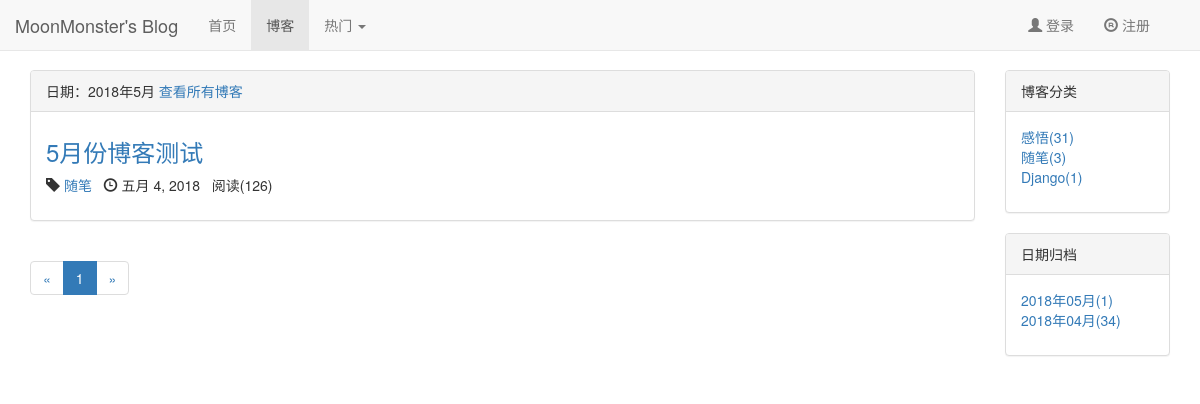
The app's page /blog/date/2018/5?page=2, older data.
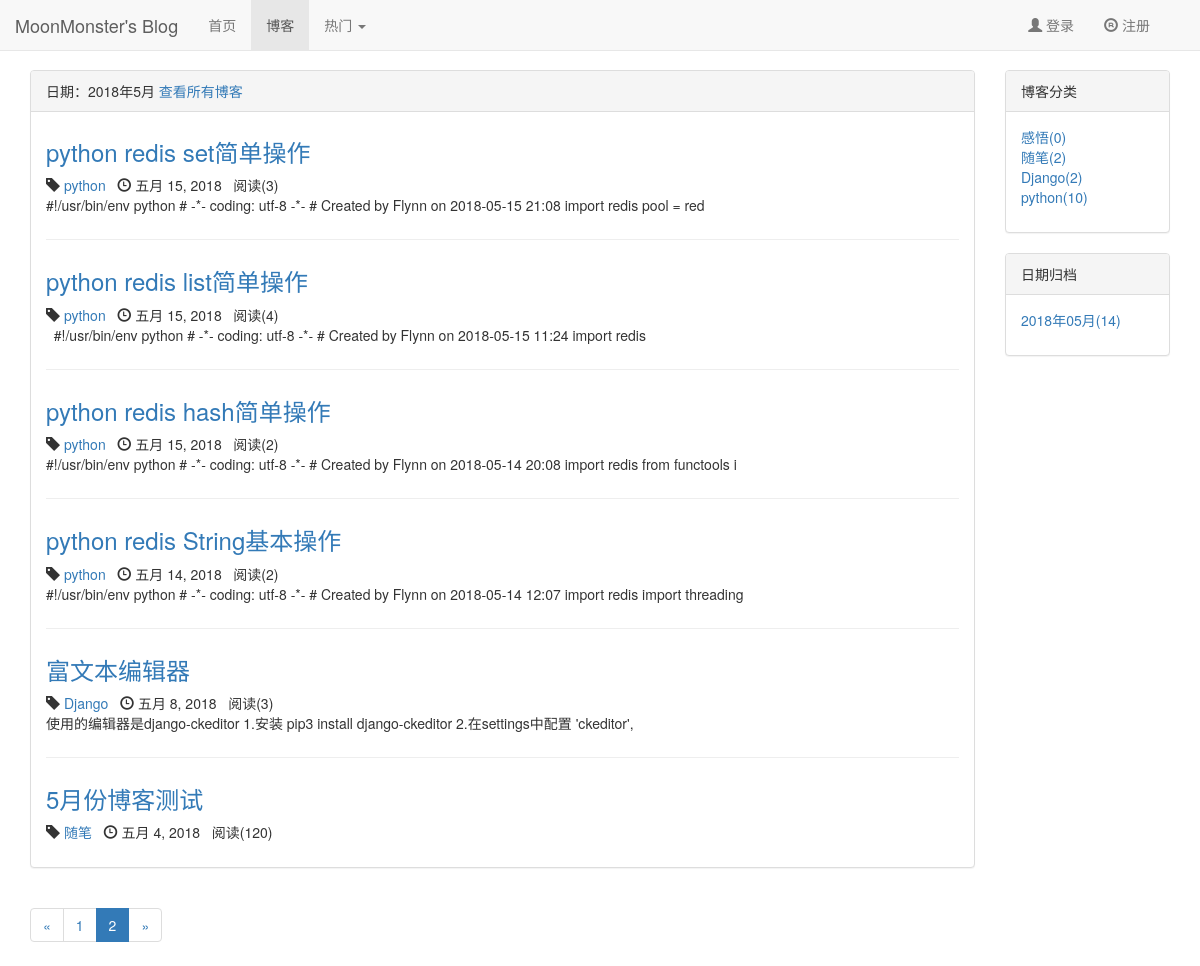
The same page, newer data.
### apps/blog/models.py (models this page shows, shortened)
class Blog(models.Model, ReadNumExpandMethod):
	title = models.CharField(max_length=50)
	content = RichTextUploadingField()
	author = models.ForeignKey(User, on_delete=models.DO_NOTHING)
	blog_type = models.ForeignKey(BlogType, on_delete=models.DO_NOTHING)
	created_time = models.DateTimeField(auto_now_add=True)
	last_update_time = models.DateTimeField(auto_now=True)
	read_details = GenericRelation(ReadDetail)
	class Meta:
		ordering = ['-created_time']

class BlogType(models.Model):
	type_name = models.CharField(max_length=50)

### apps/read_statistics/models.py (models this page shows)
class ReadNum(models.Model):
	read_num = models.IntegerField(default=0)
	content_type = models.ForeignKey(ContentType, on_delete=models.DO_NOTHING)
	object_id = models.PositiveIntegerField()
	content_object = GenericForeignKey('content_type', 'object_id')

### apps/blog/views.py (the view)
# urls.py: path('date/<int:year>/<int:month>', views.blogs_with_date, name='blogs_with_date'),
def blogs_with_date(request, year, month):
	blogs_all = Blog.objects.filter(created_time__year=year, created_time__month=month)
	context = blogs_common_data(request, blogs_all)
	context['blogs_with_date'] = '%s年%s月' % (year, month)
	return render(request, 'blog/blogs_with_date.html', context)

### apps/read_statistics/models.py (called while the page is built)
	def get_read_num(self):
		try:
			ct = ContentType.objects.get_for_model(self)
			readnum = ReadNum.objects.get(content_type=ct, object_id=self.pk)
			return readnum.read_num
		except exceptions.ObjectDoesNotExist:
			return 0

### templates/blog/blogs_with_date.html (shortened to what this page needs)
{% extends 'blog/blog_list.html' %}
{% block blog_list_title %}
    日期：{{ blogs_with_date }}
    <a href="{% url 'blog_list' %}">查看所有博客</a>
{% endblock blog_list_title %}

### templates/blog/blog_list.html (shortened to what the changed rows need)
{% extends 'base.html' %}
{% load staticfiles %}
{% block header_extends %}
    <link rel="stylesheet" href="{% static 'css/blog/blog.css' %}">
{% endblock header_extends %}
{% block content %}
    <div class="container">
        <div class="row">
            <div class="col-xs-12 col-sm-10 col-md-10 col-lg-10">
                <div class="panel panel-default">
                    <div class="panel-body">
                        {% for blog in page_of_blogs.object_list %}
                            <div class="blog">
                                <a href="{% url 'blog_detail' blog.pk %}">
                                    <h3>{{ blog.title }}</h3>
                                </a>
                                <p class="blog-info">
                                    <span class="glyphicon glyphicon-tag"></span> <a
                                        href="{% url 'blogs_with_type' blog.blog_type.pk %}">{{ blog.blog_type.type_name }}</a>&nbsp;&nbsp;
                                    <span class="glyphicon glyphicon-time"></span> {{ blog.created_time|date }}&nbsp;&nbsp;
                                    阅读({{ blog.get_read_num }})
                                </p>
                                <p>{{ blog.content|safe|striptags|truncatechars:120 }}</p>
                            </div>
                        {% empty %}
                            <div class="blog">
                                <h3>--暂无博客，敬请期待--</h3>
                            </div>
                        {% endfor %}
                    </div>
                </div>
                <div>
                    <ul class="pagination">
                        <li>
                            {% if page_of_blogs.has_previous %}
                                <a href="?page={{ page_of_blogs.previous_page_number }}" aria-label="Previous">
                                    <span aria-hidden="true">&laquo;</span>
                                </a>
                            {% else %}
                                <span aria-hidden="true">&laquo;</span>
                            {% endif %}
                        </li>
                        {% for page_num in page_range %}
                            {% if page_num == page_of_blogs.number %}
                                <li class="active"><a href="?page={{ page_num }}">{{ page_num }} </a></li>
                            {% else %}
                                {% if page_num == '...' %}
                                    <li><span>{{ page_num }}</span></li>
                                {% else %}
                                    <li><a href="?page={{ page_num }}">{{ page_num }} </a></li>
                                {% endif %}
                            {% endif %}
                        {% endfor %}
                    </ul>
                </div>
            </div>
            <div class="hidden-xs col-sm-2 col-md-2 col-lg-2">
                <div class="panel panel-default">
                    <div class="panel-body">
                        <ul class="blog-types">
                            {% for blog_type in blog_types %}
                                <li>
                                    <a href="{% url 'blogs_with_type' blog_type.pk %}">{{ blog_type.type_name }}({{ blog_type.blog_count }})</a>
                                </li>
                            {% empty %}
                                <li>暂无分类</li>
                            {% endfor %}
                        </ul>
                    </div>
                </div>
                <div class="panel panel-default">
                    <div class="panel-body">
                        <ul>
                            {% for date,value in blog_dates.items %}
                                <li>
                                    <a href="{% url 'blogs_with_date' date.year date.month %}">{{ date|date:'Y年m月' }}({{ value }})</a>
                                </li>
                            {% endfor %}
                        </ul>
                    </div>
                </div>
            </div>
        </div>
    </div>
{% endblock content %}

Row changes from the older to the newer data that the page shows:
added Blog: title "python redis set简单操作", blog_type.type_name "python", created_time "五月 15, 2018", get_read_num "3", content "#!/usr/bin/env python # -*- coding: utf-8 -*- # Created by Flynn on 2018-05-15 21:08 import redis pool = red"
added Blog: title "python redis list简单操作", blog_type.type_name "python", created_time "五月 15, 2018", get_read_num "4", content "#!/usr/bin/env python # -*- coding: utf-8 -*- # Created by Flynn on 2018-05-15 11:24 import redis"
added Blog: title "python redis hash简单操作", blog_type.type_name "python", created_time "五月 15, 2018", get_read_num "2", content "#!/usr/bin/env python # -*- coding: utf-8 -*- # Created by Flynn on 2018-05-14 20:08 import redis from functools i"
added Blog: title "python redis String基本操作", blog_type.type_name "python", created_time "五月 14, 2018", get_read_num "2", content "#!/usr/bin/env python # -*- coding: utf-8 -*- # Created by Flynn on 2018-05-14 12:07 import redis import threading"
added Blog: title "富文本编辑器", blog_type.type_name "Django", created_time "五月 8, 2018", get_read_num "3", content "使用的编辑器是django-ckeditor 1.安装 pip3 install django-ckeditor 2.在settings中配置 'ckeditor', \u0003"
changed through a linked row, Blog "5月份博客测试": get_read_num "126" → "120"
computed for BlogType "感悟": blog_count "31" → "0"
computed for BlogType "随笔": blog_count "3" → "2"
computed for BlogType "Django": blog_count "1" → "2"
added BlogType: type_name "python", blog_count "10"
Text that changed along with them:
list line gone: "1"
new list line: "1"
new list line: "2"
new list line: "2018年05月 ( 14 )"
list line gone: "2018年05月 ( 1 )"
list line gone: "2018年04月 ( 34 )"
